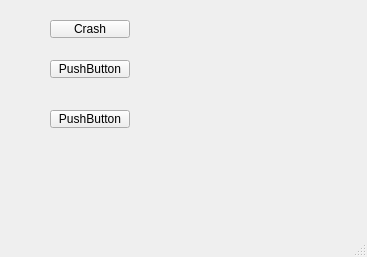
<?xml version="1.0" encoding="UTF-8"?>
<ui version="4.0">
 <class>MainWindow</class>
 <widget class="QMainWindow" name="MainWindow">
  <property name="geometry">
   <rect>
    <x>0</x>
    <y>0</y>
    <width>367</width>
    <height>257</height>
   </rect>
  </property>
  <property name="windowTitle">
   <string>MainWindow</string>
  </property>
  <widget class="QWidget" name="centralwidget">
   <widget class="QPushButton" name="btnCrash">
    <property name="geometry">
     <rect>
      <x>50</x>
      <y>20</y>
      <width>80</width>
      <height>18</height>
     </rect>
    </property>
    <property name="text">
     <string>Crash</string>
    </property>
   </widget>
   <widget class="QPushButton" name="btnThreadCrash">
    <property name="geometry">
     <rect>
      <x>50</x>
      <y>60</y>
      <width>80</width>
      <height>18</height>
     </rect>
    </property>
    <property name="text">
     <string>PushButton</string>
    </property>
   </widget>
   <widget class="QPushButton" name="btnShowInfo">
    <property name="geometry">
     <rect>
      <x>50</x>
      <y>110</y>
      <width>80</width>
      <height>18</height>
     </rect>
    </property>
    <property name="text">
     <string>PushButton</string>
    </property>
   </widget>
  </widget>
  <widget class="QMenuBar" name="menubar">
   <property name="geometry">
    <rect>
     <x>0</x>
     <y>0</y>
     <width>367</width>
     <height>17</height>
    </rect>
   </property>
  </widget>
  <widget class="QStatusBar" name="statusbar"/>
 </widget>
 <resources/>
 <connections/>
</ui>
